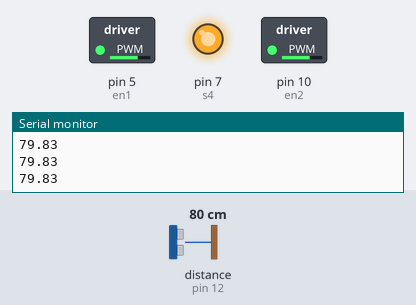
The sketch below on a simulated Arduino Uno, built with avr-gcc and run on an emulated ATmega328P. Shown: switched loads named in the sketch (green lamp = pin HIGH), output pins drawn as LEDs (lit = HIGH), the last lines printed to the serial monitor. Wiring (inferred from the names in the program): ultrasonic range finder: trigger pin 11; echo pin 12. The test bench sets the inputs (shaded band); at power-on: distance to the obstacle (sensor on pin 12) 80 cm. The echo pulse lasts 58.3 µs per cm; pins used as bus, display or sensor lines are not drawn.

Above: at 1.23 s.
1.3 s: distance to the obstacle (sensor on pin 12) set to 2 cm
At 1.9 s:
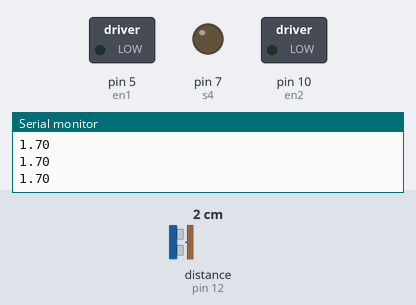
2.8 s: distance to the obstacle (sensor on pin 12) set to 9 cm
At 3.3 s:
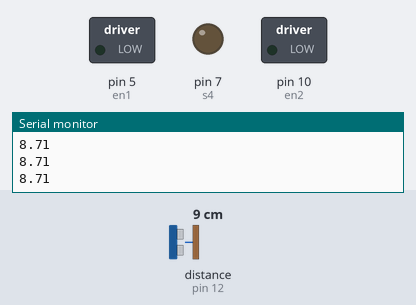
4.3 s: distance to the obstacle (sensor on pin 12) set to 18 cm
At 6.8 s:
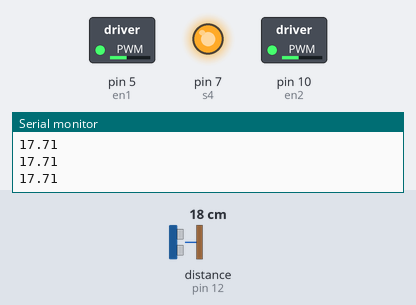
7.3 s: distance to the obstacle (sensor on pin 12) set to 4 cm
At 8.0 s:
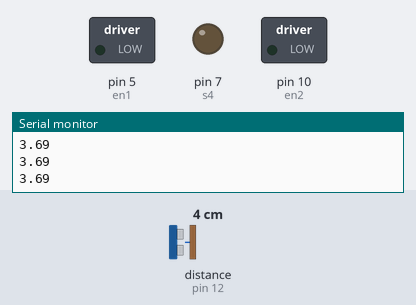
8.8 s: distance to the obstacle (sensor on pin 12) set to 299 cm
At 9.3 s:
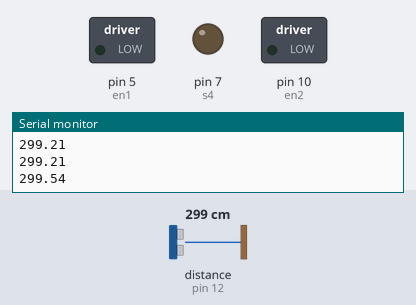
10.4 s: distance to the obstacle (sensor on pin 12) set to 35 cm
Timing chart, 0 to 12.9 s (numbered marks = the images above; inputs shaded):
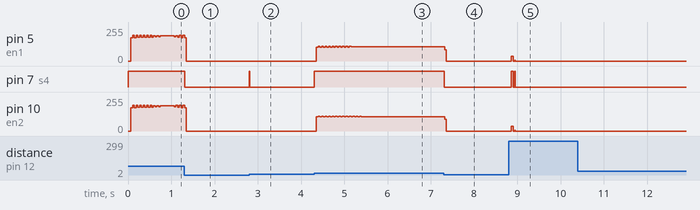

Measured:
- after the input at 1.3 s, pin 7 (s4): HIGH → LOW at once
- after the input at 2.8 s, pin 7 (s4): LOW → HIGH at once, → LOW 0.01 s later
- after the input at 4.3 s, pin 5 (en1): 0/255 → 105/255 after 0.06 s, then repeats every 0.08 s: 112/255 0.04 s, 105/255 0.04 s, until it stays 106/255 from 5.2 s; pin 7 (s4): LOW → HIGH at once; pin 10 (en2): alternates 112/255 for 0.04 s and 106/255 for 0.04 s, 27 changes in all, then stays 106/255, starting after 0.06 s
- after the input at 7.3 s, pin 7 (s4): HIGH → LOW at once
- after the input at 8.8 s, pin 5 (en1), pin 10 (en2): 0/255 → 34/255 after 0.06 s, → 0/255 0.04 s later, → 4/255 0.04 s later, → 0/255 0.02 s later; pin 7 (s4): alternates HIGH for 0.03 s and LOW for 0.04 s, 4 changes in all, then stays LOW, starting after 0.06 s

The sketch:

sketch_nov13a.ino
```cpp
int trigPin1 = 11;
int echoPin1 = 12;
int Motor;
int s2 = 3;
int s1 = 4;
int en1= 5;
int en2 = 10;
int s3 = 6;
int s4 =7;
float x1,duration1,negatif1,zero1,positif1,unegatif1,uzero1,upositif1,negatif2,zero2,positif2,unegatif2,uzero2,upositif2,e1,e0,e2;
double uMotor,utotal;

void fuzzyfikasie1(){
  if(e1<0){
    negatif1=1;
    if (e1<=(-10)){
      unegatif1=1;} else if ((e1>-10) && (e1<=0)){
        unegatif1=((-0.1)*(e1));}
    } if ((e1>=(-10)) && (e1<=10)){
      zero1=1;
      if((e1>=-10) && (e1<=0)){
        uzero1=((0.1)*(e1+10));} else if ((e1>0) && (e1<=10)){
          uzero1=((-0.1)*(e1-10));}
      }
      if (e1>0){
        positif1=1;
        if ((e1>0) && (e1<=10)){
          upositif1=((0.1)*(e1));
          } else if (e1>10){
            upositif1=1;}
        }
  }

  void fuzzyfikasie2(){
      if(e2<0){
    negatif2=1;
    if (e2<=(-5)){
      unegatif2=1;} else if ((e2>-5) && (e2<=0)){
        unegatif2=((-0.2)*(e2));}
    } if ((e2>=(-5)) && (e2<=5)){
      zero2=1;
      if((e2>=-5) && (e2<=0)){
        uzero2=((0.2)*(e2+5));} else if ((e2>0) && (e2<=5)){
          uzero2=((-0.2)*(e2-5));}
      }
      if (e2>0){
        positif2=1;
        if ((e2>0) && (e2<=5)){
          upositif2=((0.2)*(e2));
          } else if (e2>5){
            upositif2=1;}
        }
    }


  void fuzzyrules(){
    Motor=0;
    utotal=0;
    if((negatif1==1) && (negatif2==1)){
      Motor=Motor+(min(unegatif1,unegatif2)*250);
      utotal=utotal+min(unegatif1,unegatif2);
      }
    if((negatif1==1) && (zero2==1)){
      Motor=Motor+(min(unegatif1,uzero2)*250);
      utotal=utotal+min(unegatif1,uzero2);
      }
      if((negatif1==1) && (positif2==1)){
        Motor=Motor+(min(unegatif1,upositif2)*250);
        utotal=utotal+min(unegatif1,upositif2);
        }
        if((zero1==1) && (negatif2==1)){
          Motor=Motor+(min(uzero1,unegatif2)*250);
          utotal=utotal+min(uzero1,unegatif2);
          }
          if((zero1==1) && (zero2==1)){
            Motor=Motor+(min(uzero1,uzero2)*0);
            utotal=utotal+min(uzero1,uzero2);
           }
           if((zero1==1) && (positif2==1)){
             Motor=Motor+(min(uzero1,upositif2)*(-250));
             utotal=utotal+min(uzero1,upositif2);
            }
            if((positif1==1) && (negatif2==1)){
          Motor=Motor+(min(upositif1,unegatif2)*(-250));
          utotal=utotal+min(upositif1,unegatif2);
          }
          if((positif1==1) && (zero2==1)){
            Motor=Motor+(min(upositif1,uzero2)*(-250));
            utotal=utotal+min(upositif1,uzero2);
           }
           if((positif1==1) && (positif2==1)){
             Motor=Motor+(min(upositif1,upositif2)*(-250));
             utotal=utotal+min(upositif1,upositif2);
            }

    }


    void defuzzyfication(){
      uMotor=Motor/utotal;
      }


 void output2(){

        if (uMotor>=0){
             digitalWrite(s1, LOW);
            digitalWrite(s2, HIGH);
            digitalWrite(s3, LOW);
            digitalWrite(s4, HIGH);
          for (int m_speed =(0); m_speed<=uMotor; m_speed++){
            analogWrite(en1,m_speed);
            analogWrite(en2,m_speed);
          }
          } else if (uMotor<0){
          digitalWrite(s1, HIGH);
          digitalWrite(s2, LOW);
          digitalWrite(s3, HIGH);
          digitalWrite(s4, LOW);
          for (int m_speed =(0); m_speed<=(-1*uMotor); m_speed++){
            analogWrite(en1,m_speed);
            analogWrite(en2,m_speed);
          }
        }
 }

void baca_sensor1(){
        //delayMicroseconds(5);
        digitalWrite(trigPin1, LOW);
        delayMicroseconds(5);
        digitalWrite(trigPin1, HIGH);
        delayMicroseconds(10);
         digitalWrite(trigPin1, LOW);
        pinMode(echoPin1, INPUT);
        duration1 = pulseIn(echoPin1, HIGH);
        x1 = (duration1/2) / 29.1;
        }


void hapus(){
  Motor=0;
  utotal=0;
  uMotor=0;

  }
void setup() {
  // put your setup code here, to run once:
 Serial.begin (9600);
  pinMode(trigPin1, OUTPUT);
  pinMode(echoPin1, INPUT);
  pinMode(s1, OUTPUT);
  pinMode(s2, OUTPUT);
  pinMode(s3, OUTPUT);
  pinMode(s4, OUTPUT);
  pinMode(en1, OUTPUT);
  pinMode(en2, OUTPUT);
  e0=0;
}

void loop() {
baca_sensor1();
e1=20-x1;
e2=e1-e0;
fuzzyfikasie1();
fuzzyfikasie2();
fuzzyrules();
defuzzyfication();
output2();
Serial.println(x1);
//delay(1000);
hapus();
e0=e1;
}
```
